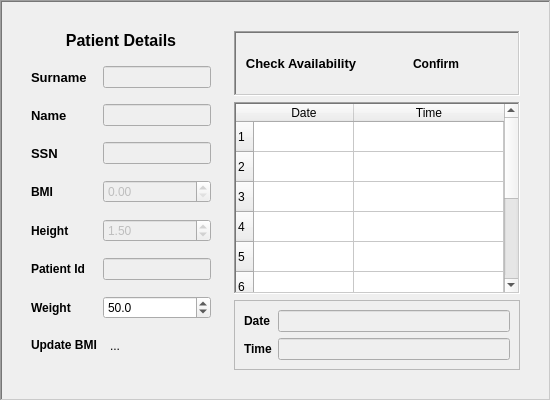
         <widget class="QFrame" name="bookingFrame">
          <property name="sizePolicy">
           <sizepolicy hsizetype="Preferred" vsizetype="Preferred">
            <horstretch>0</horstretch>
            <verstretch>1</verstretch>
           </sizepolicy>
          </property>
          <property name="frameShape">
           <enum>QFrame::WinPanel</enum>
          </property>
          <property name="frameShadow">
           <enum>QFrame::Sunken</enum>
          </property>
          <layout class="QVBoxLayout" name="verticalLayout_4">
           <item>
            <widget class="QFrame" name="bookingLayout">
             <property name="sizePolicy">
              <sizepolicy hsizetype="Expanding" vsizetype="Expanding">
               <horstretch>0</horstretch>
               <verstretch>0</verstretch>
              </sizepolicy>
             </property>
             <property name="frameShape">
              <enum>QFrame::NoFrame</enum>
             </property>
             <property name="frameShadow">
              <enum>QFrame::Sunken</enum>
             </property>
             <layout class="QHBoxLayout" name="horizontalLayout_3">
              <property name="spacing">
               <number>5</number>
              </property>
              <item>
               <widget class="QFrame" name="patientDetailsFrame">
                <property name="sizePolicy">
                 <sizepolicy hsizetype="Expanding" vsizetype="Expanding">
                  <horstretch>0</horstretch>
                  <verstretch>0</verstretch>
                 </sizepolicy>
                </property>
                <property name="autoFillBackground">
                 <bool>false</bool>
                </property>
                <property name="frameShape">
                 <enum>QFrame::NoFrame</enum>
                </property>
                <property name="frameShadow">
                 <enum>QFrame::Sunken</enum>
                </property>
                <layout class="QFormLayout" name="formLayout_2">
                 <property name="verticalSpacing">
                  <number>16</number>
                 </property>
                 <item row="0" column="0" colspan="2">
                  <widget class="QLabel" name="patientDetailsLabel">
                   <property name="font">
                    <font>
                     <pointsize>12</pointsize>
                     <weight>75</weight>
                     <bold>true</bold>
                    </font>
                   </property>
                   <property name="text">
                    <string>Patient Details</string>
                   </property>
                   <property name="alignment">
                    <set>Qt::AlignCenter</set>
                   </property>
                  </widget>
                 </item>
                 <item row="1" column="0">
                  <widget class="QLabel" name="surnameLabel_2">
                   <property name="sizePolicy">
                    <sizepolicy hsizetype="Preferred" vsizetype="Preferred">
                     <horstretch>0</horstretch>
                     <verstretch>0</verstretch>
                    </sizepolicy>
                   </property>
                   <property name="font">
                    <font>
                     <family>Segoe UI</family>
                     <pointsize>10</pointsize>
                     <weight>75</weight>
                     <bold>true</bold>
                    </font>
                   </property>
                   <property name="text">
                    <string>Surname</string>
                   </property>
                   <property name="margin">
                    <number>0</number>
                   </property>
                   <property name="indent">
                    <number>-1</number>
                   </property>
                  </widget>
                 </item>
                 <item row="1" column="1">
                  <widget class="QLineEdit" name="surnameEdit_2">
                   <property name="enabled">
                    <bool>false</bool>
                   </property>
                  </widget>
                 </item>
                 <item row="2" column="0">
                  <widget class="QLabel" name="nameLabel_2">
                   <property name="sizePolicy">
                    <sizepolicy hsizetype="Preferred" vsizetype="Preferred">
                     <horstretch>0</horstretch>
                     <verstretch>0</verstretch>
                    </sizepolicy>
                   </property>
                   <property name="font">
                    <font>
                     <family>Segoe UI</family>
                     <pointsize>10</pointsize>
                     <weight>75</weight>
                     <bold>true</bold>
                    </font>
                   </property>
                   <property name="text">
                    <string>Name</string>
                   </property>
                   <property name="margin">
                    <number>0</number>
                   </property>
                   <property name="indent">
                    <number>-1</number>
                   </property>
                  </widget>
                 </item>
                 <item row="2" column="1">
                  <widget class="QLineEdit" name="nameEdit_2">
                   <property name="enabled">
                    <bool>false</bool>
                   </property>
                  </widget>
                 </item>
                 <item row="3" column="0">
                  <widget class="QLabel" name="ssnLabel_5">
                   <property name="sizePolicy">
                    <sizepolicy hsizetype="Preferred" vsizetype="Preferred">
                     <horstretch>0</horstretch>
                     <verstretch>0</verstretch>
                    </sizepolicy>
                   </property>
                   <property name="font">
                    <font>
                     <family>Segoe UI</family>
                     <pointsize>10</pointsize>
                     <weight>75</weight>
                     <bold>true</bold>
                    </font>
                   </property>
                   <property name="text">
                    <string>SSN</string>
                   </property>
                   <property name="margin">
                    <number>0</number>
                   </property>
                   <property name="indent">
                    <number>-1</number>
                   </property>
                  </widget>
                 </item>
                 <item row="3" column="1">
                  <widget class="QLineEdit" name="ssnEdit_4">
                   <property name="enabled">
                    <bool>false</bool>
                   </property>
                  </widget>
                 </item>
                 <item row="4" column="0">
                  <widget class="QLabel" name="label_2">
                   <property name="font">
                    <font>
                     <weight>75</weight>
                     <bold>true</bold>
                    </font>
                   </property>
                   <property name="text">
                    <string>BMI</string>
                   </property>
                  </widget>
                 </item>
                 <item row="4" column="1">
                  <widget class="QDoubleSpinBox" name="bmiSpinBox">
                   <property name="enabled">
                    <bool>false</bool>
                   </property>
                  </widget>
                 </item>
                 <item row="5" column="0">
                  <widget class="QLabel" name="heightLabel_2">
                   <property name="font">
                    <font>
                     <weight>75</weight>
                     <bold>true</bold>
                    </font>
                   </property>
                   <property name="text">
                    <string>Height</string>
                   </property>
                  </widget>
                 </item>
                 <item row="5" column="1">
                  <widget class="QDoubleSpinBox" name="heightSpinBox_2">
                   <property name="enabled">
                    <bool>false</bool>
                   </property>
                   <property name="minimum">
                    <double>1.000000000000000</double>
                   </property>
                   <property name="maximum">
                    <double>2.400000000000000</double>
                   </property>
                   <property name="value">
                    <double>1.500000000000000</double>
                   </property>
                  </widget>
                 </item>
                 <item row="7" column="0">
                  <widget class="QLabel" name="weightLabel_2">
                   <property name="font">
                    <font>
                     <weight>75</weight>
                     <bold>true</bold>
                    </font>
                   </property>
                   <property name="text">
                    <string>Weight</string>
                   </property>
                  </widget>
                 </item>
                 <item row="7" column="1">
                  <widget class="QDoubleSpinBox" name="weightSpinBox_2">
                   <property name="decimals">
                    <number>1</number>
                   </property>
                   <property name="minimum">
                    <double>35.000000000000000</double>
                   </property>
                   <property name="maximum">
                    <double>250.000000000000000</double>
                   </property>
                   <property name="value">
                    <double>50.000000000000000</double>
                   </property>
                  </widget>
                 </item>
                 <item row="8" column="0">
                  <widget class="QLabel" name="updateLabel">
                   <property name="sizePolicy">
                    <sizepolicy hsizetype="Preferred" vsizetype="Preferred">
                     <horstretch>0</horstretch>
                     <verstretch>0</verstretch>
                    </sizepolicy>
                   </property>
                   <property name="font">
                    <font>
                     <weight>75</weight>
                     <bold>true</bold>
                    </font>
                   </property>
                   <property name="focusPolicy">
                    <enum>Qt::TabFocus</enum>
                   </property>
                   <property name="layoutDirection">
                    <enum>Qt::LeftToRight</enum>
                   </property>
                   <property name="text">
                    <string>Update BMI</string>
                   </property>
                  </widget>
                 </item>
                 <item row="8" column="1">
                  <widget class="QToolButton" name="updateBmiButton">
                   <property name="toolTip">
                    <string>Update BMI</string>
                   </property>
                   <property name="text">
                    <string>...</string>
                   </property>
                   <property name="icon">
                    <iconset resource="icons.qrc">
                     <normaloff>:/icons/icons8-update-48.png</normaloff>:/icons/icons8-update-48.png</iconset>
                   </property>
                   <property name="iconSize">
                    <size>
                     <width>24</width>
                     <height>24</height>
                    </size>
                   </property>
                   <property name="autoRaise">
                    <bool>true</bool>
                   </property>
                  </widget>
                 </item>
                 <item row="6" column="0">
                  <widget class="QLabel" name="patientIdLabel_2">
                   <property name="font">
                    <font>
                     <weight>75</weight>
                     <bold>true</bold>
                    </font>
                   </property>
                   <property name="text">
                    <string>Patient Id</string>
                   </property>
                  </widget>
                 </item>
                 <item row="6" column="1">
                  <widget class="QLineEdit" name="patientIdEdit_2">
                   <property name="enabled">
                    <bool>false</bool>
                   </property>
                  </widget>
                 </item>
                </layout>
               </widget>
              </item>
              <item>
               <widget class="QFrame" name="availabilityFrame">
                <property name="sizePolicy">
                 <sizepolicy hsizetype="Preferred" vsizetype="Preferred">
                  <horstretch>0</horstretch>
                  <verstretch>0</verstretch>
                 </sizepolicy>
                </property>
                <property name="frameShape">
                 <enum>QFrame::NoFrame</enum>
                </property>
                <property name="frameShadow">
                 <enum>QFrame::Sunken</enum>
                </property>
                <layout class="QVBoxLayout" name="verticalLayout_2">
                 <item>
                  <widget class="QFrame" name="checkFrame">
                   <property name="sizePolicy">
                    <sizepolicy hsizetype="Preferred" vsizetype="Preferred">
                     <horstretch>0</horstretch>
                     <verstretch>0</verstretch>
                    </sizepolicy>
                   </property>
                   <property name="frameShape">
                    <enum>QFrame::WinPanel</enum>
                   </property>
                   <property name="frameShadow">
                    <enum>QFrame::Sunken</enum>
                   </property>
                   <layout class="QHBoxLayout" name="horizontalLayout_6">
                    <item>
                     <widget class="QLabel" name="checkAvailabilityLabel">
                      <property name="sizePolicy">
                       <sizepolicy hsizetype="Preferred" vsizetype="Preferred">
                        <horstretch>0</horstretch>
                        <verstretch>0</verstretch>
                       </sizepolicy>
                      </property>
                      <property name="font">
                       <font>
                        <pointsize>10</pointsize>
                        <weight>75</weight>
                        <bold>true</bold>
                       </font>
                      </property>
                      <property name="text">
                       <string>Check Availability</string>
                      </property>
                      <property name="alignment">
                       <set>Qt::AlignCenter</set>
                      </property>
                     </widget>
                    </item>
                    <item>
                     <widget class="QToolButton" name="checkAvailabilityButton">
                      <property name="sizePolicy">
                       <sizepolicy hsizetype="Fixed" vsizetype="Fixed">
                        <horstretch>0</horstretch>
                        <verstretch>0</verstretch>
                       </sizepolicy>
                      </property>
                      <property name="toolTip">
                       <string>Check for available appointments</string>
                      </property>
                      <property name="text">
                       <string/>
                      </property>
                      <property name="icon">
                       <iconset resource="icons.qrc">
                        <normaloff>:/icons/icons8-check-48.png</normaloff>:/icons/icons8-check-48.png</iconset>
                      </property>
                      <property name="iconSize">
                       <size>
                        <width>36</width>
                        <height>36</height>
                       </size>
                      </property>
                      <property name="autoRaise">
                       <bool>true</bool>
                      </property>
                     </widget>
                    </item>
                    <item>
                     <widget class="QLabel" name="confirmLabel">
                      <property name="sizePolicy">
                       <sizepolicy hsizetype="Preferred" vsizetype="Preferred">
                        <horstretch>0</horstretch>
                        <verstretch>0</verstretch>
                       </sizepolicy>
                      </property>
                      <property name="font">
                       <font>
                        <weight>75</weight>
                        <bold>true</bold>
                       </font>
                      </property>
                      <property name="text">
                       <string>Confirm</string>
                      </property>
                      <property name="alignment">
                       <set>Qt::AlignCenter</set>
                      </property>
                     </widget>
                    </item>
                    <item>
                     <widget class="QToolButton" name="confirmButton">
                      <property name="sizePolicy">
                       <sizepolicy hsizetype="Fixed" vsizetype="Fixed">
                        <horstretch>0</horstretch>
                        <verstretch>0</verstretch>
                       </sizepolicy>
                      </property>
                      <property name="toolTip">
                       <string>Confirm appointment</string>
                      </property>
                      <property name="text">
                       <string/>
                      </property>
                      <property name="icon">
                       <iconset resource="icons.qrc">
                        <normaloff>:/icons/icons8-approval-48.png</normaloff>:/icons/icons8-approval-48.png</iconset>
                      </property>
                      <property name="iconSize">
                       <size>
                        <width>36</width>
                        <height>36</height>
                       </size>
                      </property>
                      <property name="autoRaise">
                       <bool>true</bool>
                      </property>
                     </widget>
                    </item>
                   </layout>
                  </widget>
                 </item>
                 <item>
                  <widget class="QTableWidget" name="availabilityTable">
                   <property name="sizePolicy">
                    <sizepolicy hsizetype="Expanding" vsizetype="Expanding">
                     <horstretch>0</horstretch>
                     <verstretch>0</verstretch>
                    </sizepolicy>
                   </property>
                   <property name="frameShape">
                    <enum>QFrame::WinPanel</enum>
                   </property>
                   <property name="editTriggers">
                    <set>QAbstractItemView::AnyKeyPressed|QAbstractItemView::EditKeyPressed</set>
                   </property>
                   <property name="rowCount">
                    <number>10</number>
                   </property>
                   <attribute name="horizontalHeaderCascadingSectionResizes">
                    <bool>false</bool>
                   </attribute>
                   <attribute name="horizontalHeaderShowSortIndicator" stdset="0">
                    <bool>false</bool>
                   </attribute>
                   <attribute name="horizontalHeaderStretchLastSection">
                    <bool>true</bool>
                   </attribute>
                   <attribute name="verticalHeaderStretchLastSection">
                    <bool>false</bool>
                   </attribute>
                   <row/>
                   <row/>
                   <row/>
                   <row/>
                   <row/>
                   <row/>
                   <row/>
                   <row/>
                   <row/>
                   <row/>
                   <column>
                    <property name="text">
                     <string>Date</string>
                    </property>
                   </column>
                   <column>
                    <property name="text">
                     <string>Time</string>
                    </property>
                   </column>
                  </widget>
                 </item>
                 <item>
                  <widget class="QFrame" name="dateTimeFrame">
                   <property name="sizePolicy">
                    <sizepolicy hsizetype="Preferred" vsizetype="Preferred">
                     <horstretch>0</horstretch>
                     <verstretch>0</verstretch>
                    </sizepolicy>
                   </property>
                   <property name="frameShape">
                    <enum>QFrame::StyledPanel</enum>
                   </property>
                   <property name="frameShadow">
                    <enum>QFrame::Raised</enum>
                   </property>
                   <layout class="QFormLayout" name="formLayout_3">
                    <item row="0" column="0">
                     <widget class="QLabel" name="dateLabel">
                      <property name="font">
                       <font>
                        <weight>75</weight>
                        <bold>true</bold>
                       </font>
                      </property>
                      <property name="text">
                       <string>Date</string>
                      </property>
                     </widget>
                    </item>
                    <item row="1" column="0">
                     <widget class="QLabel" name="TimeLabel">
                      <property name="font">
                       <font>
                        <weight>75</weight>
                        <bold>true</bold>
                       </font>
                      </property>
                      <property name="text">
                       <string>Time</string>
                      </property>
                     </widget>
                    </item>
                    <item row="0" column="1">
                     <widget class="QLineEdit" name="dateEdit">
                      <property name="enabled">
                       <bool>false</bool>
                      </property>
                      <property name="alignment">
                       <set>Qt::AlignCenter</set>
                      </property>
                     </widget>
                    </item>
                    <item row="1" column="1">
                     <widget class="QLineEdit" name="timeEdit">
                      <property name="enabled">
                       <bool>false</bool>
                      </property>
                      <property name="alignment">
                       <set>Qt::AlignCenter</set>
                      </property>
                     </widget>
                    </item>
                   </layout>
                  </widget>
                 </item>
                </layout>
               </widget>
              </item>
             </layout>
            </widget>
           </item>
          </layout>
         </widget>
